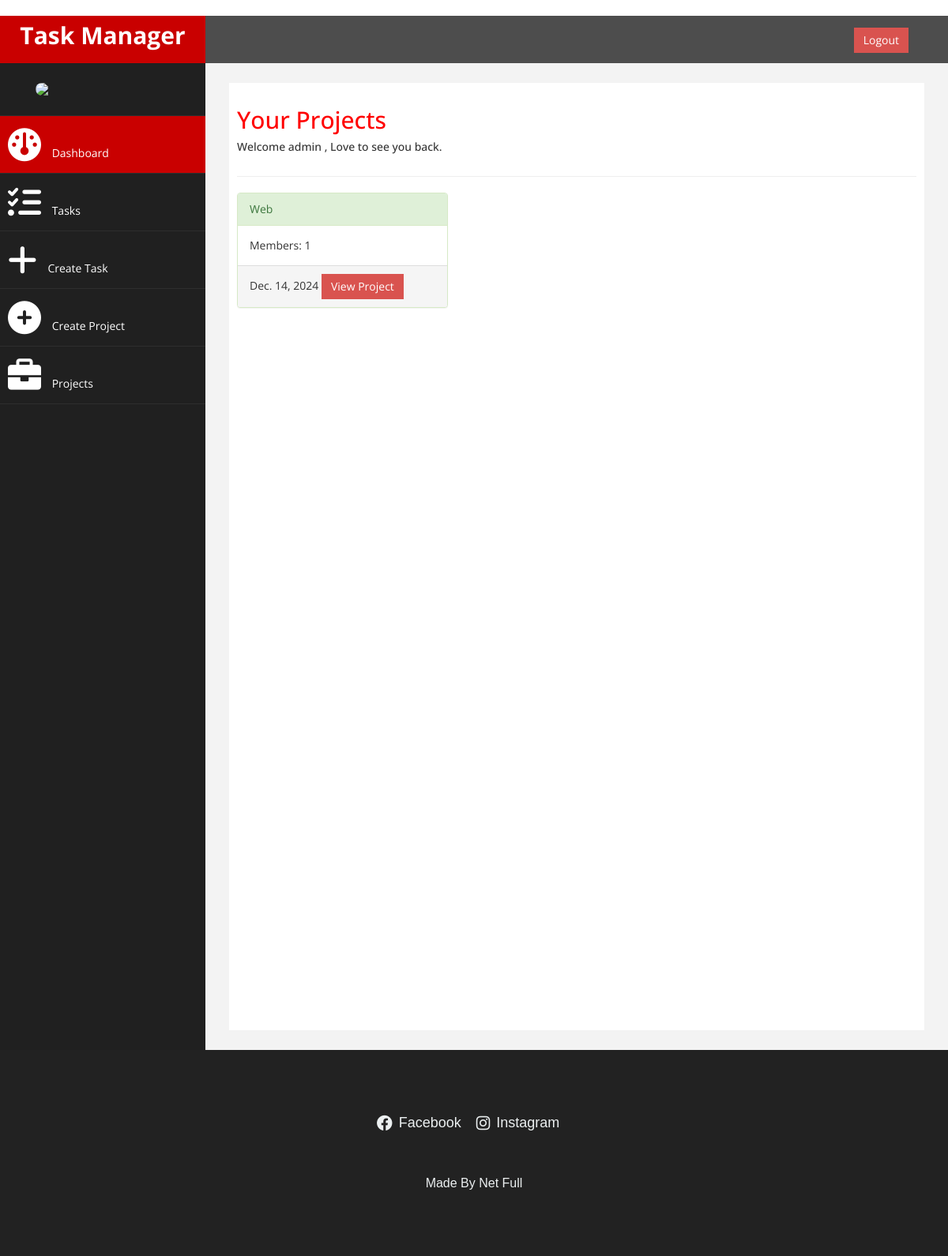
Page /projects/ (signed in) on the earlier database version.
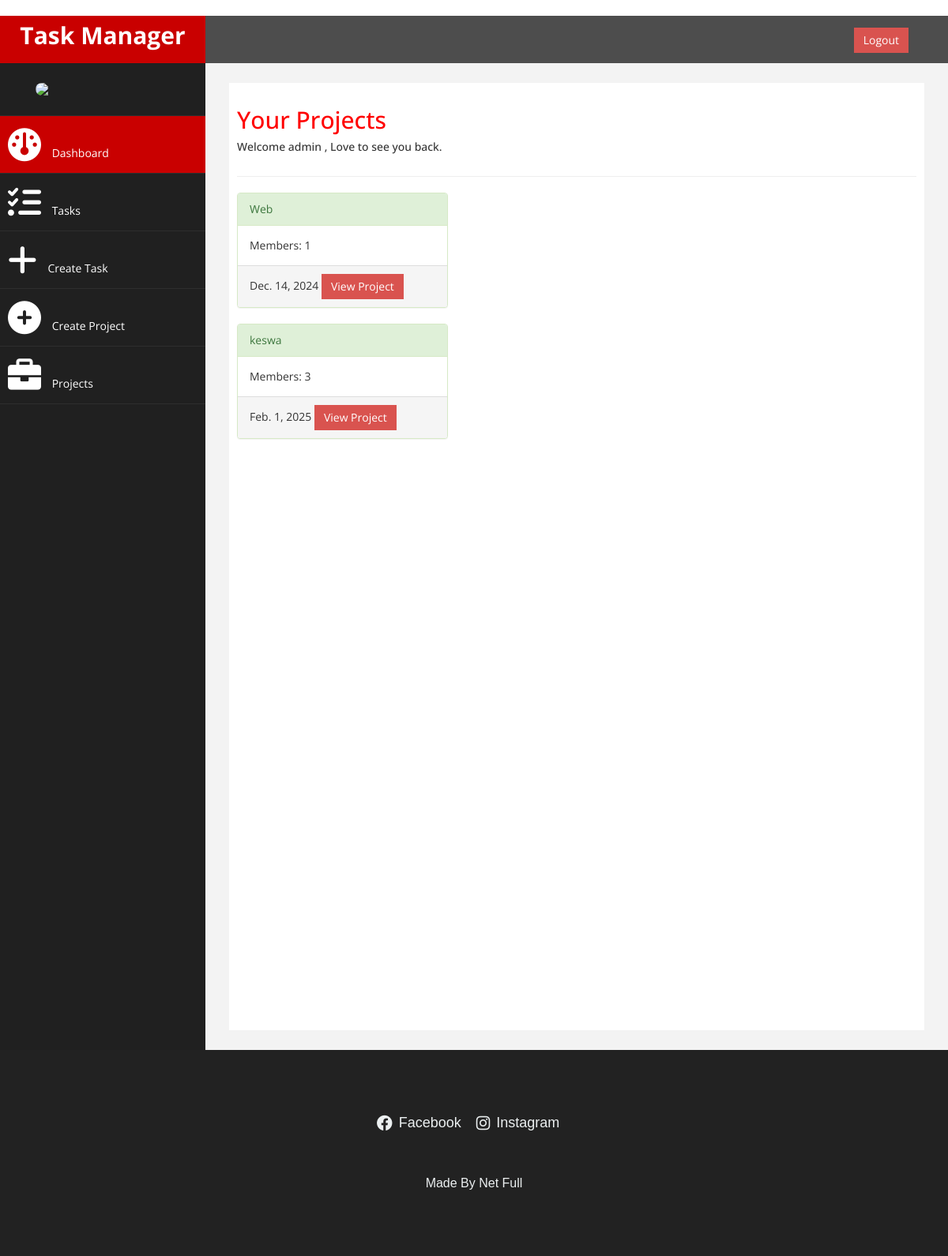
Same page on the later database version.
### welcome/models.py (models this page shows, shortened)
class CustomUser(AbstractUser):
    subscription_type = models.CharField(
        max_length=20,
        choices=[('free', 'Free'), ('pro', 'Pro')],
        default='free'
    )
    ROLE_CHOICES = [
        ('team_leader', 'Team Leader'),
        ('product_owner', 'Product Owner'),
        ('programmer', 'Programmer'),
    ]
    role = models.CharField(max_length=20, choices=ROLE_CHOICES, null=True)
    trial_start_date = models.DateField(null=True, blank=True)
    category = models.CharField(
        max_length=20,
        choices=[('programming', 'Programming'), ('education', 'Education'), ('crm', 'CRM')],
        null=True
    )
    pro_subscription_date = models.DateField(null=True, blank=True)  # Track last subscription to Pro
    subscription_end_date = models.DateField(null=True, blank=True)  # New field
    groups = models.ManyToManyField(
        Group,
        related_name="custom_user_groups",
        blank=True
    )
    user_permissions = models.ManyToManyField(
        Permission,
        related_name="custom_user_permissions",
        blank=True
    )

class Project(models.Model):
    name = models.CharField(max_length=255)
    created_by = models.ForeignKey(
        CustomUser, on_delete=models.CASCADE, related_name='projects'
    )
    start_date = models.DateField()
    end_date = models.DateField()
    members = models.ManyToManyField(CustomUser, related_name='project_members')

### welcome/views.py (the view)
# urls.py: path('projects/', views.user_projects_view, name='user_projects_view'),
@login_required
def user_projects_view(request):
    user = request.user
    created_projects = Project.objects.filter(created_by=user)
    member_projects = Project.objects.filter(members=user)
    user_projects = list(created_projects) + list(member_projects)
    unique_projects = {project.id: project for project in user_projects}.values()  # Deduplicate by project ID
    context = {
        'projects': unique_projects
    }
    return render(request, 'projects.html', context)

### welcome/templates/projects.html (shortened to what this page needs)
﻿﻿<!DOCTYPE html>
<html xmlns="http://www.w3.org/1999/xhtml">
<head>
    <link href="../static/bootstrap.css" rel="stylesheet" />
    <link href="../static/font-awesome.css" rel="stylesheet" />
    <link rel="stylesheet" href="https://cdnjs.cloudflare.com/ajax/libs/font-awesome/6.0.0-beta3/css/all.min.css" />
    <link href="../static/custom.css" rel="stylesheet" />
</head>
<body>
    <div id="wrapper">
        <nav class="navbar navbar-default navbar-cls-top " role="navigation" style="margin-bottom: 0">
            <div class="navbar-header">
                <a class="navbar-brand" href="{% url 'dashboard' %}">Task Manager</a>
            </div>
  <div style="color: white;
padding: 15px 50px 5px 50px;
float: right;
font-size: 16px;">{% if user.is_authenticated %}<a href="/logout" class="btn btn-danger square-btn-adjust">Logout</a>
{% else %}
<a href="/login" class="btn btn-danger square-btn-adjust">Login</a>
<a href="/register" class="btn btn-danger square-btn-adjust">Register</a>
{% endif %} </div>
        </nav>
                <nav class="navbar-default navbar-side" role="navigation">
            <div class="sidebar-collapse">
                <ul class="nav" id="main-menu">
				<li class="text-center">
                    <img src="../static/img/netfull.png" class="user-image img-responsive"/>
                </li>
                <li>
                    <a class="active-menu" href="{% url 'dashboard' %}"><i class="fa fa-dashboard fa-3x"></i> Dashboard</a>
                </li>
                <li>
                    <a href="{% url 'user_tasks_view' %}"><i class="fa fa-tasks fa-3x"></i> Tasks</a>
                </li>
                <li>
                    <a href="{% url 'create_task' %}"><i class="fa fa-plus fa-3x"></i> Create Task</a>
                </li>
                <li>
                    <a href="{% url 'create_project' %}"><i class="fa fa-plus-circle fa-3x"></i> Create Project</a>
                </li>
                <li>
                    <a href="{% url 'user_projects_view' %}"><i class="fa fa-briefcase fa-3x"></i> Projects</a>
                </li>
                </ul>
            </div>
        </nav>
        <div id="page-wrapper" >
            <div id="page-inner">
                <div class="row">
                    <div class="col-md-12">
                     <h2>Your Projects</h2>
                        <h5>Welcome {{user.username}} , Love to see you back. </h5>
                    </div>
                </div>
                 <hr />
                 {% for project in projects %}
                 <div class="row">
                     <div class="col-md-4 col-sm-4">
                         <div class="panel panel-success">
                             <div class="panel-heading">
                                 {{ project.name }}
                             </div>
                             <div class="panel-body">
                                 Members: {{ project.members.count }}
                             </div>
                             <div class="panel-footer">
                                 {{ project.end_date }}
                                 <a href="{% url 'project_detail' project.id %}" class="btn btn-danger square-btn-adjust" >View Project</a>
                             </div>
                         </div>
                     </div>
                 </div>
                 {% endfor %}
    </div>
            </div>
        </div>
<footer>
    <footer>
        <div class="container">
          <div class="row">
            <div class="col-lg-12">
              <ul class="social-icons">
                <li><a href="https://www.facebook.com/profile.php?id=61561751296406"><i class="fab fa-facebook"></i> Facebook</a></li>
                <li><a href="https://www.instagram.com/netfull1/"><i class="fab fa-instagram"></i> Instagram</a></li>
              </ul>
            </div>
            <div class="col-lg-12">
              <div class="copyright-text">
                <p>Made By Net Full</p>
              </div>
            </div>
          </div>
        </div>
      </footer>
</body>
</html>

### welcome/static/custom.css (style rules this page uses)
body { font-family: 'Open Sans', sans-serif; }
#wrapper { width: 100%; background:#202020; }
#page-wrapper { padding: 15px 15px; min-height: 600px; background:#F3F3F3; }
#page-inner { width:100%; margin:10px 20px 10px 0px; background-color:#fff!important; padding:10px; min-height:1200px; }
.text-center { text-align:center; }
h2 { color: #f00; }
.square-btn-adjust { border: 0px solid transparent; -webkit-border-radius: 0px; -moz-border-radius: 0px; border-radius: 0px; }
p { font-size:16px; line-height:25px; padding-top:20px; }
.user-image { margin: 25px auto; -webkit-border-radius: 10px; -moz-border-radius: 10px; border-radius: 10px; max-height:170px; max-width:170px; }
.navbar-cls-top .navbar-brand { color: #fff; background: #C90000; width: 260px; text-align: center; height: 60px; font-size: 30px; font-weight: 700; }
.active-menu { background-color:#C90000!important; }
.sidebar-collapse , .sidebar-collapse .nav { background:none; }
.sidebar-collapse .nav { padding:0; }
.sidebar-collapse .nav > li > a { color:#fff; background:#202020; text-shadow:none; }
.sidebar-collapse > .nav > li > a { padding:15px 10px; }
.sidebar-collapse > .nav > li { border-bottom: 1px solid rgba(107, 108, 109, 0.19); }
.navbar-side { border:none; background-color: #202020; }
.navbar-cls-top { background:#4D4D4D; border-bottom:none; }
.navbar-default { border:0px solid black; }
.navbar-header { background: #A70303; }
.nav > li > a > i { margin-right:10px; }
@media (min-width:768px) { #page-wrapper { margin: 0 0 0 260px; padding: 15px 30px; min-height: 1200px; } }
@media (min-width:768px) { .navbar-side { z-index: 1; position: absolute; width: 260px; } }
@media (min-width:768px) { .navbar { border-radius: 0px; } }

### welcome/templates/projects.html (style rules this page uses)
footer { background-color: #222; color: #ecf0f1; padding: 40px 0; font-family: Arial, sans-serif; }
footer .container { max-width: 1200px; margin: 0 auto; padding: 0 15px; }
footer .social-icons { list-style: none; padding: 0; text-align: center; margin-bottom: 20px; }
footer .social-icons li { display: inline-block; margin-right: 15px; }
footer .social-icons a { color: #ecf0f1; text-decoration: none; font-size: 18px; transition: color 0.3s ease; display: inline-flex; align-items: center; }
footer .social-icons a i { margin-right: 8px; font-size: 20px; }
footer .copyright-text { text-align: center; font-size: 14px; margin-top: 10px; }
footer .copyright-text p { margin: 0; color: #ecf0f1; }

Differences in the rows shown:
added Project: name "keswa", members.count "3", end_date "Feb. 1, 2025"
